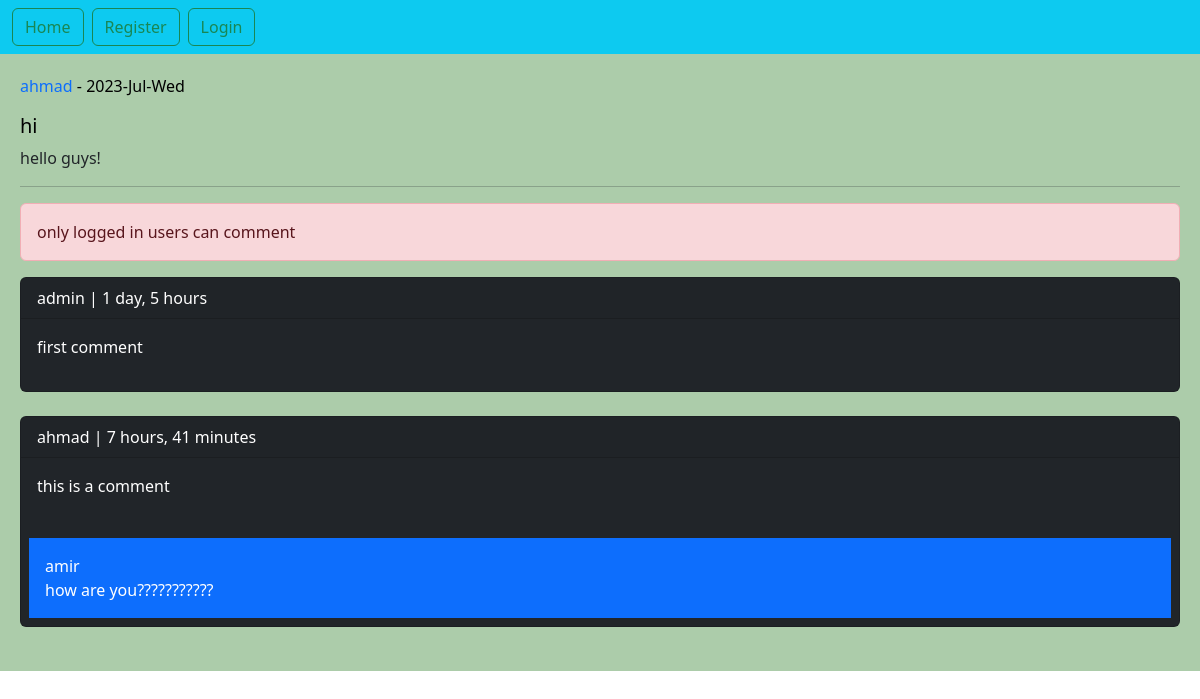
The page /post/12/hello-guys/ on the database its author committed.
### home/models.py (models this page shows, shortened)
class Post(models.Model):
    user = models.ForeignKey(User, on_delete=models.CASCADE,
                             related_name='posts')  # اگر یک یوزر حذف شد پست هایش نیز حذف می شود.
    title = models.CharField(max_length=240)
    body = models.TextField()
    slug = models.SlugField()
    created = models.DateTimeField(auto_now_add=True)
    updated = models.DateTimeField(auto_now=True)
    class Meta:
        ordering = ['-created']  # مرتب سازی پست ها بر اساس تاریخ

class Comment(models.Model):
    user = models.ForeignKey(User, on_delete=models.CASCADE, related_name='ucomments')
    post = models.ForeignKey(Post, on_delete=models.CASCADE, related_name='pcomments')
    reply = models.ForeignKey('self', on_delete=models.CASCADE, related_name='rcomments', blank=True, null=True)
    is_reply = models.BooleanField(default=False)
    body = models.TextField(max_length=400)
    created = models.DateTimeField(auto_now_add=True)

### home/views.py (the view, shortened to what this page needs)
# urls.py: path('post/<int:post_id>/<slug:post_slug>/', views.PostDetailView.as_view(), name='post_detail'),
class PostDetailView(View):
    form_class = CommentCreateForm
    form_class_reply = CommentReplyForm
    def setup(self, request, *args, **kwargs):
        self.post_instance = get_object_or_404(Post, pk=kwargs['post_id'], slug=kwargs['post_slug'])
        return super().setup(request, *args, **kwargs)
    def get(self, request, *args, **kwargs):
        comments = self.post_instance.pcomments.filter(is_reply=False)
        can_like = False
        if request.user.is_authenticated and self.post_instance.user_can_like(request.user):
            can_like = True
        return render(request, 'home/detail.html',
                      {'post': self.post_instance,
                       'comments': comments,
                       'form': self.form_class,
                       'reply_form': self.form_class_reply,
                       'can_like': can_like
                       })

### home/templates/home/detail.html (shortened to what this page needs)
{% extends 'base.html' %}
{% block content %}
    <p style="color: black;"><a href="{% url 'account:user_profile' post.user.id %}"
                                style="text-decoration: none">{{ post.user }}</a> - {{ post.updated|date:"Y-M-D" }}</p>
    <h5 style="color: black">{{ post.title }}</h5>
    <p>{{ post.body }}</p>
    <hr>
    {% if request.user.is_authenticated %}
        <a href="{% url 'home:post_like' post.id %}" class="{% if can_like %}
        disabled
        {% endif %} btn btn-primary col-md-2">Like {{ post.likes_count }}</a>
        <form action="" method="post">
            {% csrf_token %}
            {{ form.as_div }}
            <input type="submit" value="send">
        </form>
        <br>
    {% else %}
        <p class="alert alert-danger">only logged in users can comment</p>
    {% endif %}
    {% for comment in comments %}
        <div class="card bg-dark text-white">
            <p class="card-header">{{ comment.user }} | {{ comment.created | timesince }}</p>
            <p class="card-body">{{ comment.body }}</p>
            {% with replies=comment.rcomments.all %}
                {% for reply in replies %}
                    <p class="bg-primary p-3 m-2">{{ reply.user }}<br> {{ reply.body }}</p>
                {% endfor %}
            {% endwith %}
        </div>
        <br>
    {% empty %}
        <p>No comments yet!</p>
    {% endfor %}
{% endblock %}

### rows shown on the page
Post: user "ahmad", updated "2023-Jul-Wed", title "hi", body "hello guys!"
Comment: user "admin", created "1 day, 5 hours", body "first comment"
Comment: user "ahmad", created "7 hours, 41 minutes", body "this is a comment"
Comment: user "amir", body "how are you???????????"
